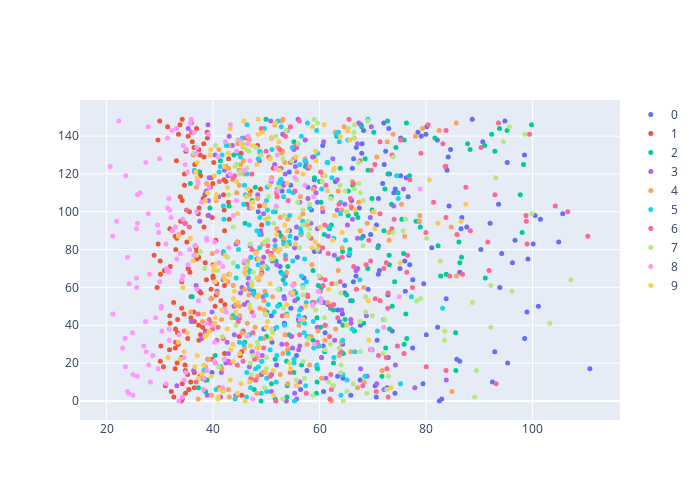

Source (notebook cell):
### Markdown cell above
### Check the Losses of Each Class
---
全てのクラス合わせたデータセットで，それぞれのデータの損失（KL divergence lossとreconstruction loss）の分布を見ていきましょう．

---

### Code cell
test_batch = 1
all_numbers = tuple(range(10))
testset = Dataset_MNIST(root, all_numbers, "val", transform["test"], each_datanum=each_datanum)
testloader = torch.utils.data.DataLoader(dataset=testset, batch_size=test_batch, shuffle=False)

labels, inputs, outputs, losses, latents = do_test_VAE(net, testloader, device, "eval", losses_mean=False)
losses = np.array(losses)

trace = []
# ls = np.mean(np.square((inputs[:,0,:,:] - outputs)**2), axis=(1,2))
for i in range(len(all_numbers)):
#     _x = ls[labels==all_numbers[i]]
    _x = losses[labels==all_numbers[i]]
    trace.append(go.Scatter(x=_x, mode="markers", name=f"{all_numbers[i]}", 
                              marker = dict(size=5)))
layout = go.Layout(width=700, height=500)    
data = trace
fig = dict(data=data, layout=layout)
iplot(fig)

### Figure 1 — Plotly figure (JSON) as saved in the notebook; plotly's stock layout.template omitted (floating-point values rounded to 4 significant figures; data arrays with more than 128 entries replaced by an {"elided": "..."} marker saying what was removed)
{"data": [{"marker": {"size": 5}, "mode": "markers", "name": "0", "type": "scatter", "visible": true, "x": {"elided": "150 float values"}}, {"marker": {"size": 5}, "mode": "markers", "name": "1", "type": "scatter", "visible": true, "x": {"elided": "150 float values"}}, {"marker": {"size": 5}, "mode": "markers", "name": "2", "type": "scatter", "visible": true, "x": {"elided": "150 float values"}}, {"marker": {"size": 5}, "mode": "markers", "name": "3", "type": "scatter", "visible": true, "x": {"elided": "150 float values"}}, {"marker": {"size": 5}, "mode": "markers", "name": "4", "type": "scatter", "visible": true, "x": {"elided": "150 float values"}}, {"marker": {"size": 5}, "mode": "markers", "name": "5", "type": "scatter", "visible": true, "x": {"elided": "150 float values"}}, {"marker": {"size": 5}, "mode": "markers", "name": "6", "type": "scatter", "visible": true, "x": {"elided": "150 float values"}}, {"marker": {"size": 5}, "mode": "markers", "name": "7", "type": "scatter", "visible": true, "x": {"elided": "150 float values"}}, {"marker": {"size": 5}, "mode": "markers", "name": "8", "type": "scatter", "visible": true, "x": {"elided": "150 float values"}}, {"marker": {"size": 5}, "mode": "markers", "name": "9", "type": "scatter", "visible": true, "x": {"elided": "150 float values"}}], "layout": {"height": 500, "width": 700, "xaxis": {"autorange": true, "range": [15.0, 116.4], "type": "linear"}, "yaxis": {"autorange": true, "range": [-10.11, 159.1]}}}
